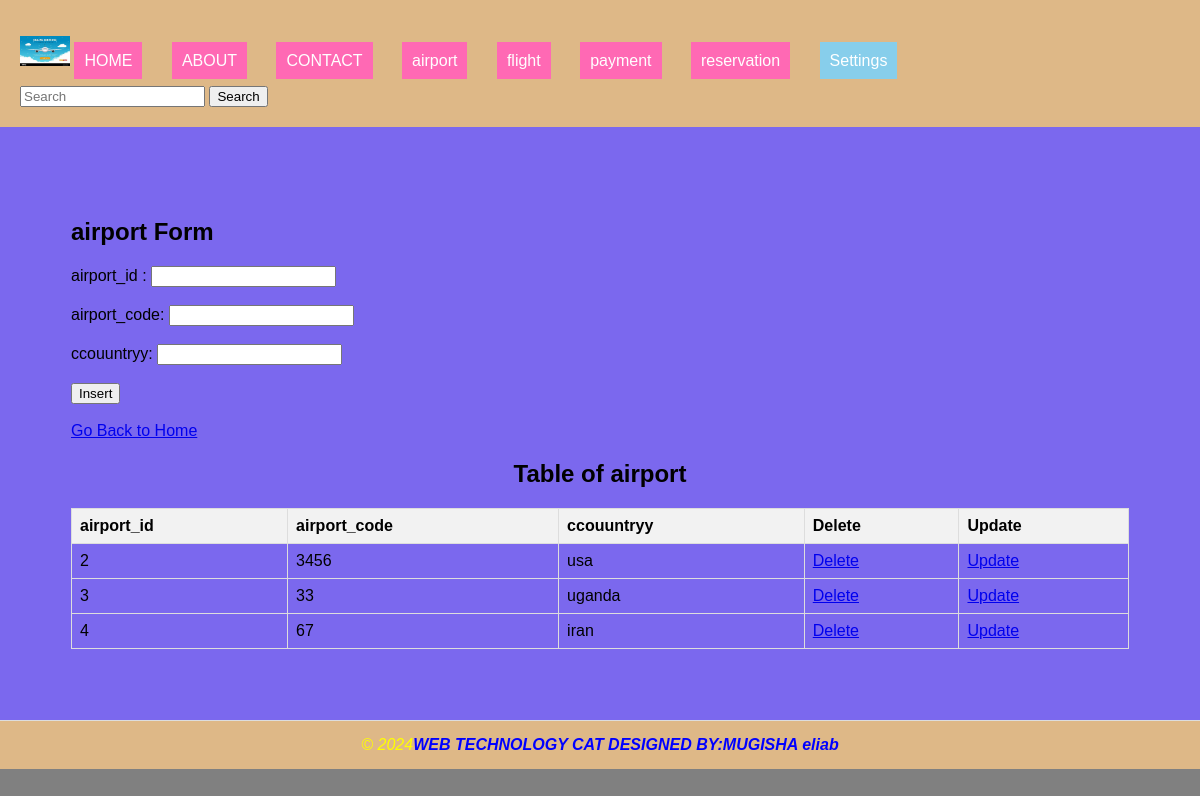
Screenshot of /CAT.HOMEANDINDEX/airport.php with the database file from the repository.
### tables this page shows
CREATE TABLE `airport` (
  `airport_id` int(11) NOT NULL,
  `airport_code` int(3) NOT NULL,
  `ccouuntryy` varchar(255) NOT NULL
);

### CAT.HOMEANDINDEX/airport.php (the view, shortened to what this page needs)
<!DOCTYPE html>
<html lang="en">
<head>
    <link rel="stylesheet" type="text/css" href="style.css" title="style 1" media="screen, tv, projection, handheld, print"/>
</head>
<body>
<header>
  <ul style="list-style-type: none; padding: 0;">
    <li style="display: inline; margin-right: 10px;">
        <img src="./logo.JFIF" width="50" height="30" alt="logo">
        <a href="./home.html" style="padding: 10px; color: white; background-color: hotpink; text-decoration: none; margin-right: 15px;">HOME</a></li>
    <li style="display: inline; margin-right: 10px;"><a href="./about.html" style="padding: 10px; color: white; background-color: hotpink; text-decoration: none; margin-right: 15px;">ABOUT</a></li>
    <li style="display: inline; margin-right: 10px;"><a href="./contact.html" style="padding: 10px; color: white; background-color: hotpink; text-decoration: none; margin-right: 15px;">CONTACT</a></li>
    <li style="display: inline; margin-right: 10px;"><a href="./airport.php" style="padding: 10px; color: white; background-color: hotpink; text-decoration: none; margin-right: 15px;">airport</a></li>
    <li style="display: inline; margin-right: 10px;"><a href="./flight.php" style="padding: 10px; color: white; background-color: hotpink; text-decoration: none; margin-right: 15px;">flight</a></li>
    <li style="display: inline; margin-right: 10px;"><a href="./payment.php" style="padding: 10px; color: white; background-color: hotpink; text-decoration: none; margin-right: 15px;">payment</a></li>
    <li style="display: inline; margin-right: 10px;"><a href="./reservation.php" style="padding: 10px; color: white; background-color: hotpink; text-decoration: none; margin-right: 15px;">reservation</a></li>
        <li class="dropdown" style="display: inline; margin-right: 10px;">
            <a href="#" style="padding: 10px; color: white; background-color: skyblue; text-decoration: none; margin-right: 15px;">Settings</a>
        </li>
    </ul>
    <form class="d-flex" role="search" action="search.php">
        <input class="form-control me-2" type="search" placeholder="Search" aria-label="Search" name="query">
        <button class="btn btn-outline-success" type="submit">Search</button>
    </form>
</header>
<section>
    <h1>airport Form</h1>
    <form method="post">
        <label for="airport_id">airport_id :</label>
        <input type="number" id="airport_id" name="airport_id" required><br><br>
        <label for="airport_code">airport_code:</label>
        <input type="number" id="airport_code" name="airport_code" required><br><br>
        <label for="ccouuntryy">ccouuntryy:</label>
        <input type="text" id="ccouuntryy" name="ccouuntryy" required><br><br>
        <input type="submit" name="insert" value="Insert"><br><br>
    </form>
    <a href="./home.html">Go Back to Home</a>
    <?php
    include('database_connection.php');
    $sql = "SELECT * FROM airport";
    $result = $connection->query($sql);
    ?>
    <center><h2>Table of airport</h2></center>
    <table>
        <tr>
            <th>airport_id</th>
            <th>airport_code</th>
            <th>ccouuntryy</th>
            <th>Delete</th>
            <th>Update</th>
        </tr>
        <?php
        if ($result->num_rows > 0) {
            while ($row = $result->fetch_assoc()) {
                $a_id = $row["airport_id"];
                echo "<tr>
                    <td>" . $row["airport_id"] . "</td>
                    <td>" . $row["airport_code"] . "</td>
                    <td>" . $row["ccouuntryy"] . "</td>
                    <td><a href='delete_airport.php?airport_id=$a_id'>Delete</a></td>
                    <td><a href='update_airport.php?airport_id=$a_id'>Update</a></td>
                </tr>";
            }
        } else {
            echo "<tr><td colspan='5'>No data found</td></tr>";
        }
        ?>
    </table>
</section>
<footer>
  <marquee><i style="color: yellow;">&copy; 2024</i><i style="color: blue;" ><b>WEB TECHNOLOGY CAT DESIGNED BY:MUGISHA eliab</b></marquee>
</footer>
</body>
</html>

### CAT.HOMEANDINDEX/style.css (style rules this page uses)
body { font-family: Arial, sans-serif; margin: 0; padding: 0; }
header { background-color: black; padding: 30px; }

### CAT.HOMEANDINDEX/airport.php (style rules this page uses)
body { background-color: grey; font-family: Arial, sans-serif; }
table { width: 100%; border-collapse: collapse; }
th, td { border: 1px solid #ddd; padding: 8px; text-align: left; }
th { background-color: #f2f2f2; }
header { background-color: burlywood; padding: 20px; }
section { padding: 71px; border-bottom: 1px solid #ddd; background-color: mediumslateblue; }
footer { text-align: center; padding: 15px; background-color: burlywood; }

### rows the page displays
airport: airport_id "2", airport_code "3456", ccouuntryy "usa"
airport: airport_id "3", airport_code "33", ccouuntryy "uganda"
airport: airport_id "4", airport_code "67", ccouuntryy "iran"
